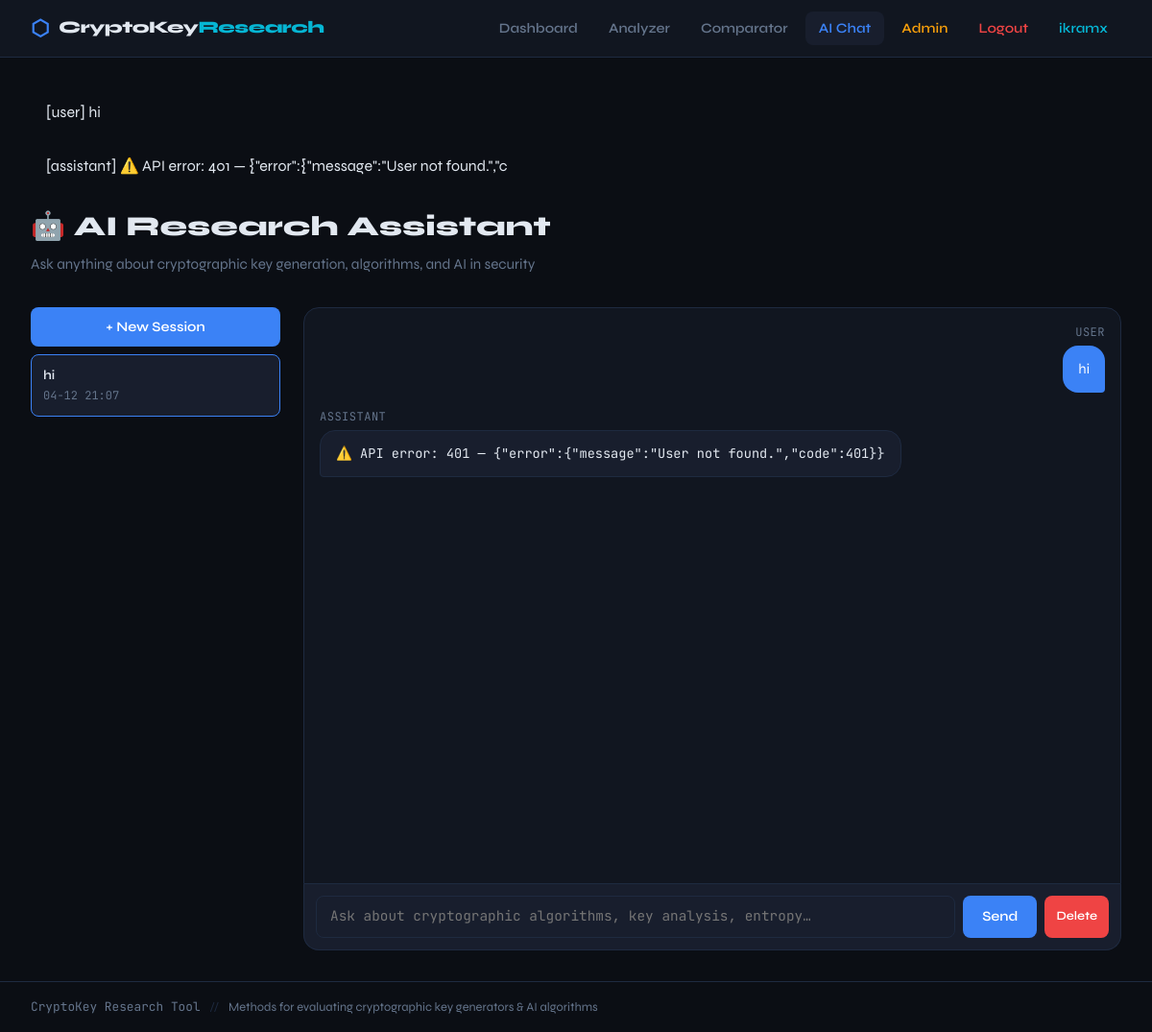
Page /chat/1/ (signed in) on the committed database.
### chat/models.py (models this page shows, shortened)
class ChatMessage(models.Model):
    ROLE_CHOICES = [('user', 'User'), ('assistant', 'Assistant')]
    session = models.ForeignKey(ChatSession, on_delete=models.CASCADE, related_name='messages')
    role = models.CharField(max_length=10, choices=ROLE_CHOICES)
    content = models.TextField()
    created_at = models.DateTimeField(auto_now_add=True)
    class Meta:
        ordering = ['created_at']
    def __str__(self):
        return f"[{self.role}] {self.content[:60]}"

class ChatSession(models.Model):
    title = models.CharField(max_length=200, default='New Session')
    created_at = models.DateTimeField(auto_now_add=True)
    updated_at = models.DateTimeField(auto_now=True)
    class Meta:
        ordering = ['-updated_at']

### chat/views.py (the view)
# urls.py: path('', views.chat_view, name='chat'),
@login_required
def chat_view(request, session_id=None):
    sessions = ChatSession.objects.all()
    if session_id:
        session = get_object_or_404(ChatSession, pk=session_id)
    else:
        session = None
    return render(request, 'chat/chat.html', {
        'sessions': sessions,
        'current_session': session,
        'messages': session.messages.all() if session else [],
    })

### templates/chat/chat.html (shortened to what this page needs)
{% extends 'base.html' %}
{% block content %}
<div class="page-header">
  <h1 class="page-title">🤖 AI Research Assistant</h1>
  <p class="page-subtitle">Ask anything about cryptographic key generation, algorithms, and AI in security</p>
</div>
<div class="chat-layout">
  <div class="chat-sidebar">
    <a href="{% url 'chat_new' %}" class="btn btn-primary" style="justify-content:center;">+ New Session</a>
    {% for session in sessions %}
    <a href="{% url 'chat_session' session.pk %}"
       class="session-item {% if current_session and current_session.pk == session.pk %}active{% endif %}">
      <div class="session-title">{{ session.title }}</div>
      <div class="session-date">{{ session.updated_at|date:"m-d H:i" }}</div>
    </a>
    {% empty %}
    <p class="text-muted text-sm" style="text-align:center;padding:1rem;">No sessions yet</p>
    {% endfor %}
  </div>
  <div class="chat-main">
    <div class="chat-messages" id="chat-messages">
      {% if not current_session %}
        <div class="empty-chat">
          <div class="empty-chat-icon">🔐</div>
          <h3>Start a research session</h3>
          <p class="text-muted text-sm">Click "New Session" to begin chatting with the AI assistant about cryptography and key analysis.</p>
        </div>
      {% else %}
        {% for msg in messages %}
        <div class="message message-{{ msg.role }}">
          <div class="message-role">{{ msg.role }}</div>
          <div class="message-bubble">{{ msg.content }}</div>
        </div>
        {% endfor %}
      {% endif %}
    </div>
    {% if current_session %}
    <div class="chat-input-row">
      <textarea id="chat-input" placeholder="Ask about cryptographic algorithms, key analysis, entropy…" rows="1"
        onkeydown="handleKey(event)"></textarea>
      <button class="btn btn-primary" onclick="sendMessage()" id="send-btn">Send</button>
      <a href="{% url 'chat_delete' current_session.pk %}"
         onclick="return confirm('Delete this session?')"
         class="btn btn-danger btn-sm" style="white-space:nowrap;">Delete</a>
    </div>
    {% endif %}
  </div>
</div>
{% endblock %}

### templates/base.html (shortened to what this page needs)
<!DOCTYPE html>
<html lang="en">
<head>
  {% load static %}
  <link rel="stylesheet" href="{% static 'css/main.css' %}">
</head>
<body>
<nav class="navbar">
  <a href="{% url 'home' %}" class="nav-brand">
    <span class="brand-icon">⬡</span>
    <span class="brand-text">CryptoKey<span class="brand-accent">Research</span></span>
  </a>
  <ul class="nav-links">
    <li><a href="{% url 'home' %}" class="nav-link {% if request.resolver_match.url_name == 'home' %}active{% endif %}">Dashboard</a></li>
    <li><a href="{% url 'analyze' %}" class="nav-link {% if 'analyze' in request.resolver_match.url_name %}active{% endif %}">Analyzer</a></li>
    <li><a href="{% url 'compare' %}" class="nav-link {% if 'compare' in request.resolver_match.url_name %}active{% endif %}">Comparator</a></li>
    <li><a href="{% url 'chat' %}" class="nav-link {% if 'chat' in request.resolver_match.url_name %}active{% endif %}">AI Chat</a></li>
    <li><a href="/admin/" class="nav-link nav-admin">Admin</a></li>
    {% if user.is_authenticated %}
      <li><a href="{% url 'logout' %}" class="nav-link nav-logout">Logout</a></li>
      <li><span class="nav-link nav-user">{{ user.username }}</span></li>
    {% else %}
      <li><a href="{% url 'login' %}" class="nav-link">Login</a></li>
      <li><a href="{% url 'register' %}" class="nav-link nav-user">Register</a></li>
    {% endif %}
  </ul>
</nav>
<main class="main-content">
  {% if messages %}
    <div class="flash-messages">
      {% for message in messages %}
        <div class="flash flash-{{ message.tags }}">{{ message }}</div>
      {% endfor %}
    </div>
  {% endif %}
  {% block content %}{% endblock %}
</main>
<footer class="footer">
  <span class="mono">CryptoKey Research Tool</span>
  <span class="footer-sep">//</span>
  <span>Methods for evaluating cryptographic key generators &amp; AI algorithms</span>
</footer>
</body>
</html>

### rows in the picture
ChatMessage: role+content "[user] hi", role "USER", content "hi"
ChatMessage: role+content "[assistant] ⚠️ API error: 401 — {\"error\":{\"message\":\"User not found.\",\"c", role "ASSISTANT", content "⚠️ API error: 401 — {\"error\":{\"message\":\"User not found.\",\"code\":401}}"
ChatSession: title "hi", updated_at "04-12 21:07"

### other values in the picture
{{ user.username }} "ikramx"
